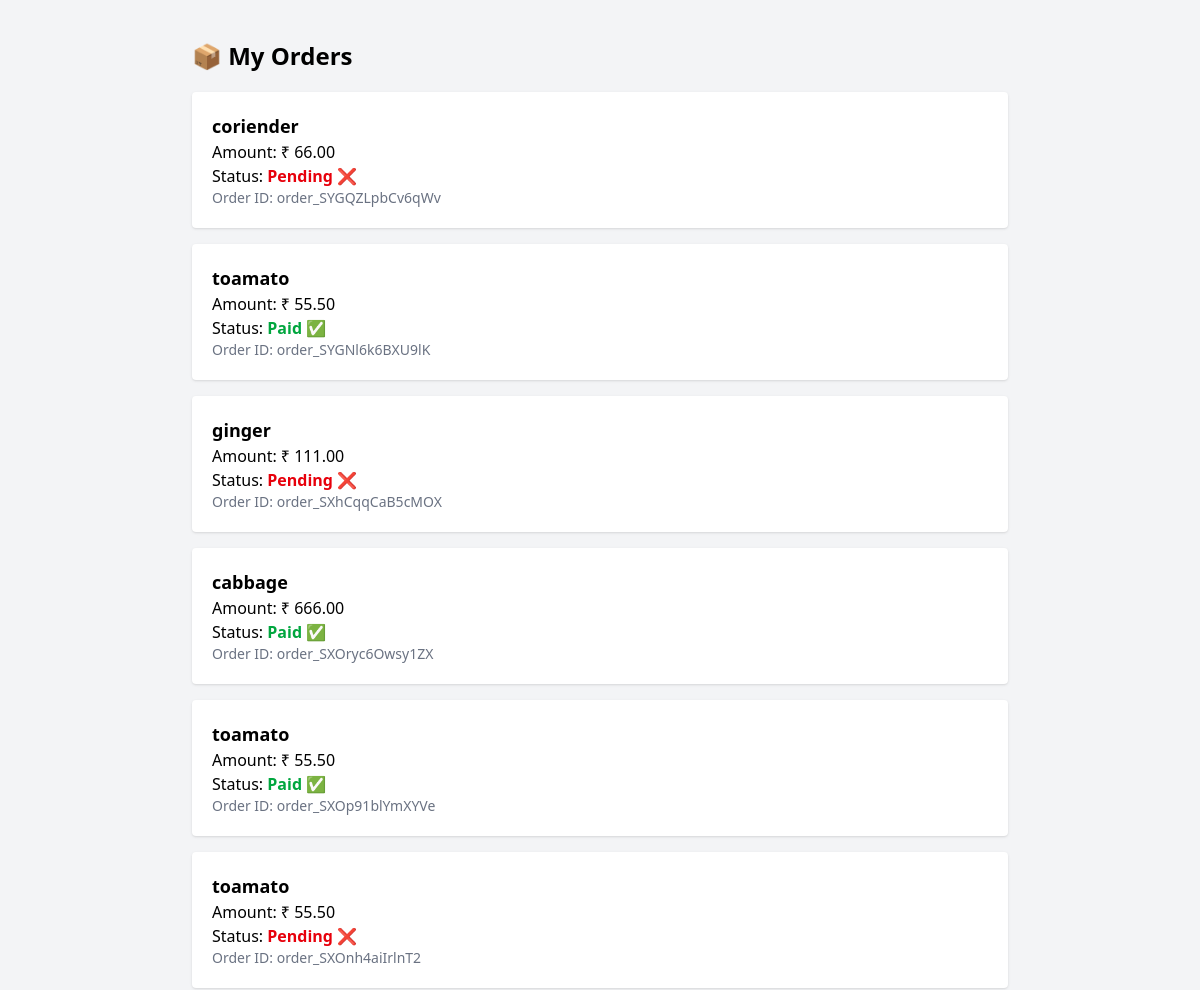
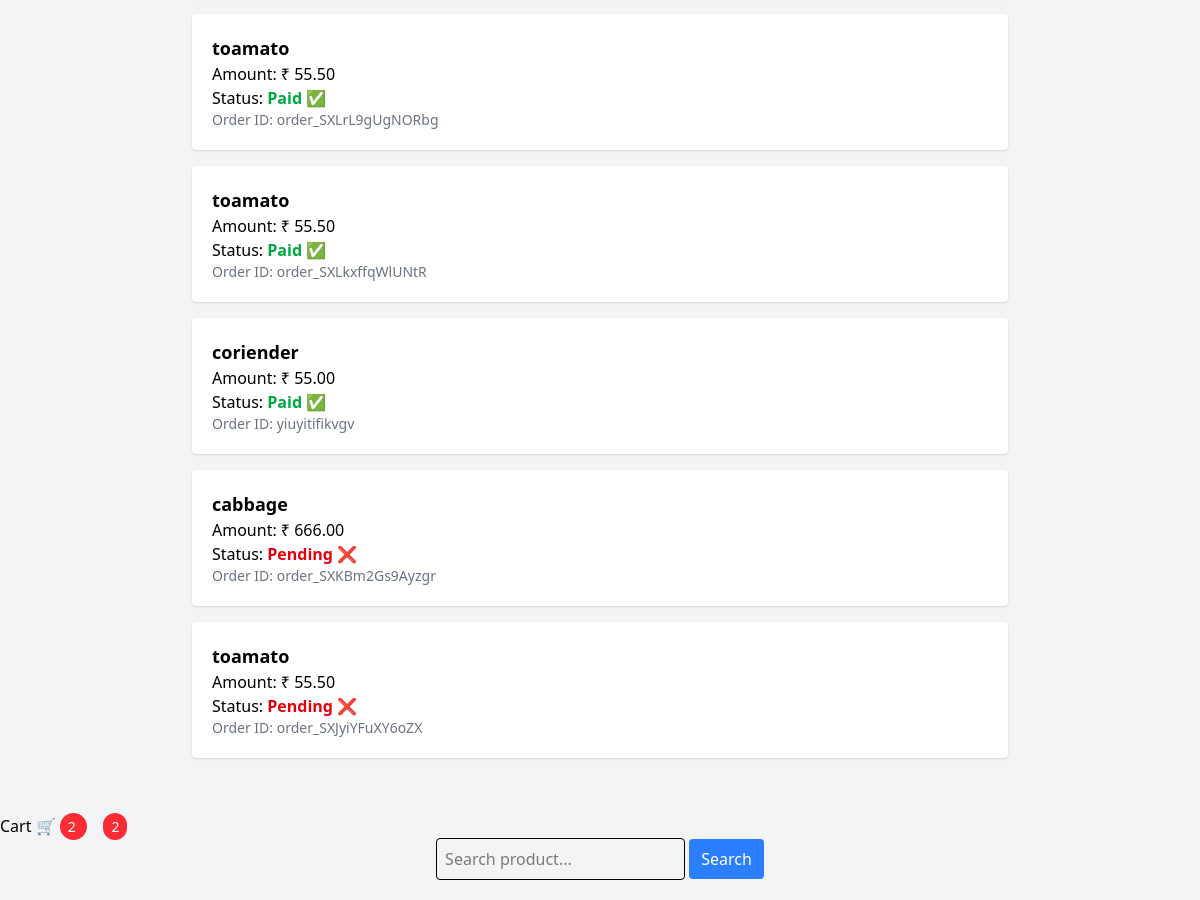
The page /my-orders/ (signed in) on the database as committed earlier (2 pictures, top to bottom).
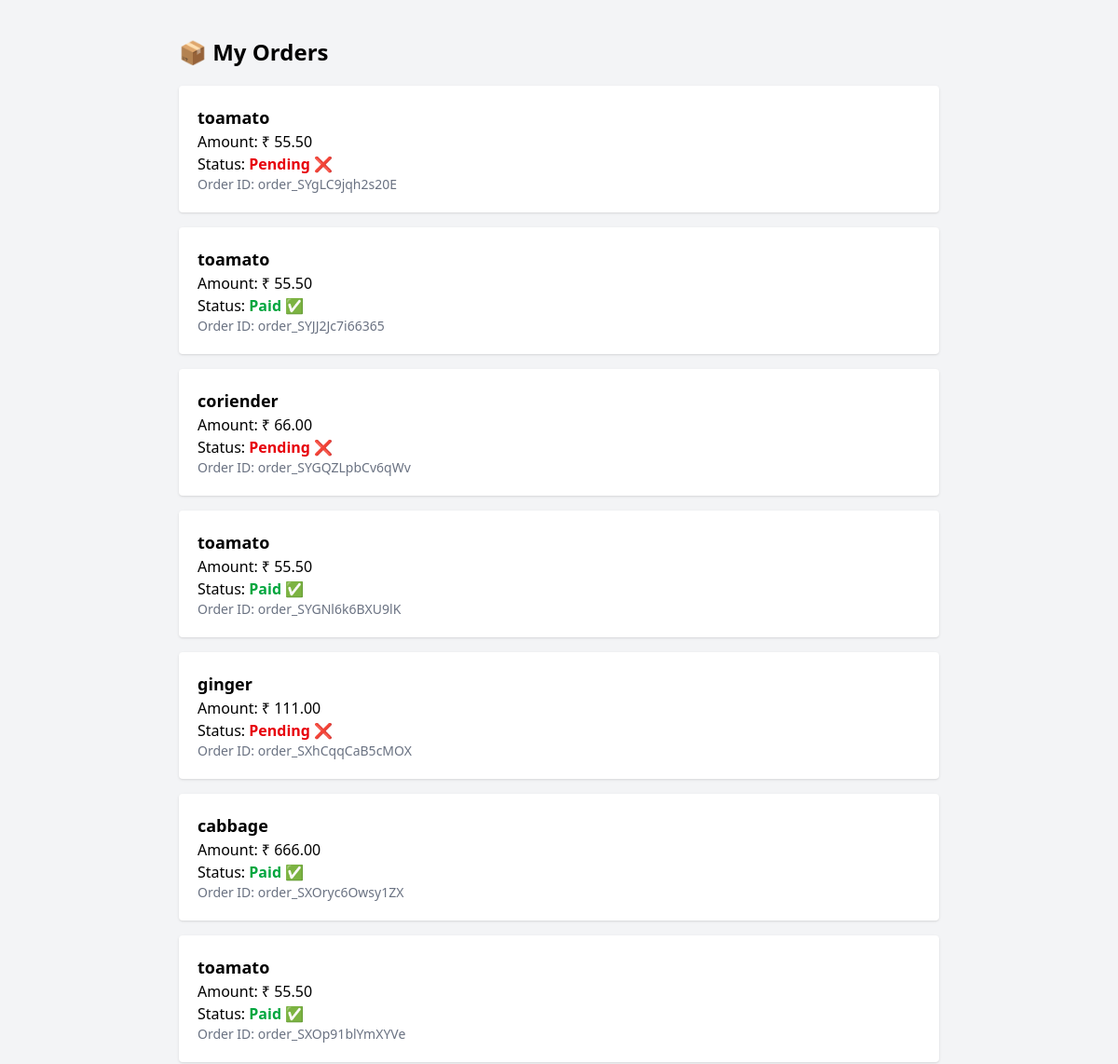
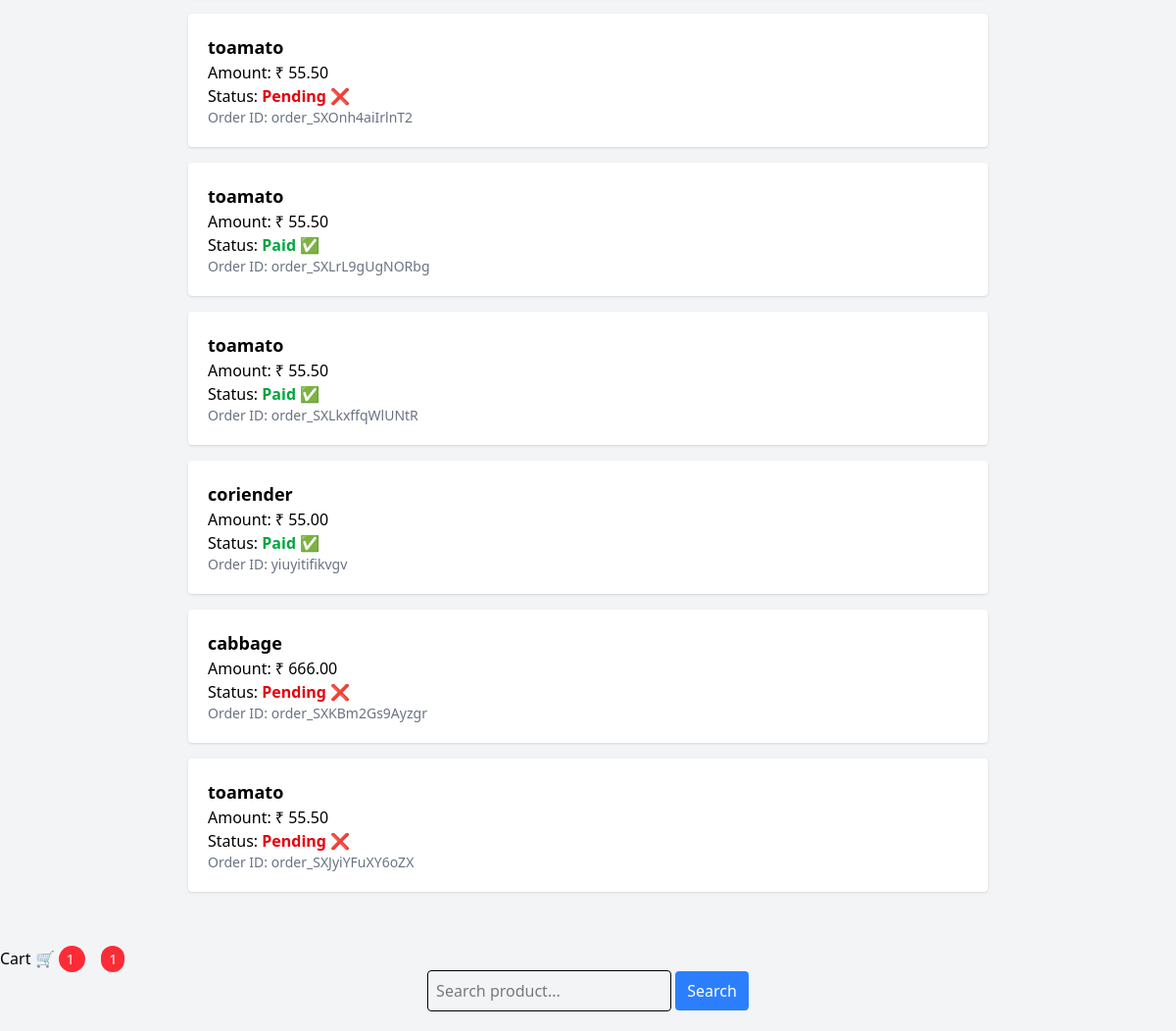
The same page on the database as committed later (2 pictures, top to bottom).
### product/models.py (models this page shows, shortened)
class Order(models.Model):
    user=models.ForeignKey(User,on_delete=models.CASCADE)
    product=models.ForeignKey(Product,on_delete=models.CASCADE)
    amount=models.DecimalField(max_digits=11,decimal_places=2)
    razorpay_order_id=models.CharField(max_length=255,blank=True,null=True)
    razorpay_payment_id=models.CharField(max_length=255,blank=True,null=True)
    razorpay_signature=models.CharField(max_length=255,blank=True,null=True)
    is_paid=models.BooleanField(default=False)
    created_at=models.DateTimeField(auto_now_add=True)

class Product(models.Model):
    name=models.CharField(max_length=166)
    description=models.TextField()
    price=models.DecimalField(max_digits=11,decimal_places=2)
    stock=models.PositiveIntegerField()

### product/views.py (the view)
# urls.py: path("my-orders/", OrderHistoryView.as_view(), name="order_history"),
class OrderHistoryView(LoginRequiredMixin, View):
    def get(self, request):
        orders = Order.objects.filter(user=request.user).order_by("-id")
        return render(request, "product/order_history.html", {"orders": orders})

### product/templates/product/order_history.html
{% extends "product/base.html" %}
{% block content %}
<div class="p-10 max-w-4xl mx-auto">
    <h1 class="text-2xl font-bold mb-5">📦 My Orders</h1>
    {% for order in orders %}
    <div class="bg-white shadow p-5 mb-4 rounded">
        <h2 class="font-bold text-lg">{{ order.product.name }}</h2>
        <p>Amount: ₹ {{ order.amount }}</p>
        <p>Status:
            {% if order.is_paid %}
                <span class="text-green-600 font-bold">Paid ✅</span>
            {% else %}
                <span class="text-red-600 font-bold">Pending ❌</span>
            {% endif %}
        </p>
        <p class="text-sm text-gray-500">
            Order ID: {{ order.razorpay_order_id }}
        </p>
    </div>
    {% empty %}
    <p>No orders yet 😢</p>
    {% endfor %}
</div>
{% endblock %}

### product/templates/product/base.html (shortened to what this page needs)
<!DOCTYPE html>
<html lang="en">
<head>
    <script src="https://unpkg.com/@tailwindcss/browser@4"></script>
</head>
<body class="bg-gray-100">
    {% block content %}{% endblock %}
<a href="/cart/" class="mr-4">
    Cart 🛒
    <span class="bg-red-500 text-white px-2 py-1 rounded-full text-sm">
        {{ request.user.cartitem_set.count }}
    </span>
</a>
<span class="bg-red-500 text-white px-2 py-1 rounded-full text-sm">
    {{ request.user.cartitem_set.count }}
</span>
<form method="GET" class="text-center mb-5">
    <input type="text" name="q" placeholder="Search product..."
           class="border p-2 rounded">
    <button class="bg-blue-500 text-white px-3 py-2 rounded">
        Search
    </button>
</form>
</body>
</html>

Rows that differ between the two databases and show on the page:
added Order: product.name "toamato", amount "55.50", is_paid "Pending ❌", razorpay_order_id "order_SYgLC9jqh2s20E"
added Order: product.name "toamato", amount "55.50", is_paid "Paid ✅", razorpay_order_id "order_SYJJ2Jc7i66365"
Other text that changed with them:
{{ request.user.cartitem_set.count }}: "2" → "1"
